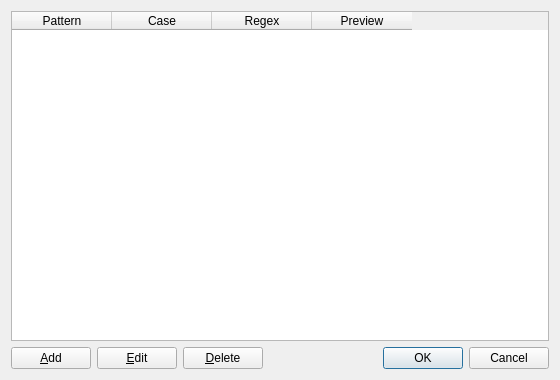
<?xml version="1.0" encoding="UTF-8"?>
<ui version="4.0">
 <class>HighlightingDialog</class>
 <widget class="QDialog" name="HighlightingDialog">
  <property name="geometry">
   <rect>
    <x>0</x>
    <y>0</y>
    <width>560</width>
    <height>380</height>
   </rect>
  </property>
  <property name="windowTitle">
   <string>Highlighting</string>
  </property>
  <layout class="QVBoxLayout" name="verticalLayout">
   <item>
    <widget class="QTableWidget" name="rulesTable">
     <property name="selectionMode">
      <enum>QAbstractItemView::SingleSelection</enum>
     </property>
     <property name="selectionBehavior">
      <enum>QAbstractItemView::SelectRows</enum>
     </property>
     <property name="editTriggers">
      <set>QAbstractItemView::NoEditTriggers</set>
     </property>
     <column>
      <property name="text">
       <string>Pattern</string>
      </property>
     </column>
     <column>
      <property name="text">
       <string>Case</string>
      </property>
     </column>
     <column>
      <property name="text">
       <string>Regex</string>
      </property>
     </column>
     <column>
      <property name="text">
       <string>Preview</string>
      </property>
     </column>
    </widget>
   </item>
   <item>
    <layout class="QHBoxLayout" name="buttonsLayout">
     <item>
      <widget class="QPushButton" name="addButton">
       <property name="text">
        <string>&amp;Add</string>
       </property>
      </widget>
     </item>
     <item>
      <widget class="QPushButton" name="editButton">
       <property name="text">
        <string>&amp;Edit</string>
       </property>
      </widget>
     </item>
     <item>
      <widget class="QPushButton" name="deleteButton">
       <property name="text">
        <string>&amp;Delete</string>
       </property>
      </widget>
     </item>
     <item>
      <spacer>
       <property name="orientation">
        <enum>Qt::Horizontal</enum>
       </property>
      </spacer>
     </item>
     <item>
      <widget class="QDialogButtonBox" name="buttonBox">
       <property name="orientation">
        <enum>Qt::Horizontal</enum>
       </property>
       <property name="standardButtons">
        <set>QDialogButtonBox::Cancel|QDialogButtonBox::Ok</set>
       </property>
      </widget>
     </item>
    </layout>
   </item>
  </layout>
 </widget>
 <resources/>
 <connections>
  <connection>
   <sender>buttonBox</sender>
   <signal>accepted()</signal>
   <receiver>HighlightingDialog</receiver>
   <slot>accept()</slot>
  </connection>
  <connection>
   <sender>buttonBox</sender>
   <signal>rejected()</signal>
   <receiver>HighlightingDialog</receiver>
   <slot>reject()</slot>
  </connection>
 </connections>
</ui>
